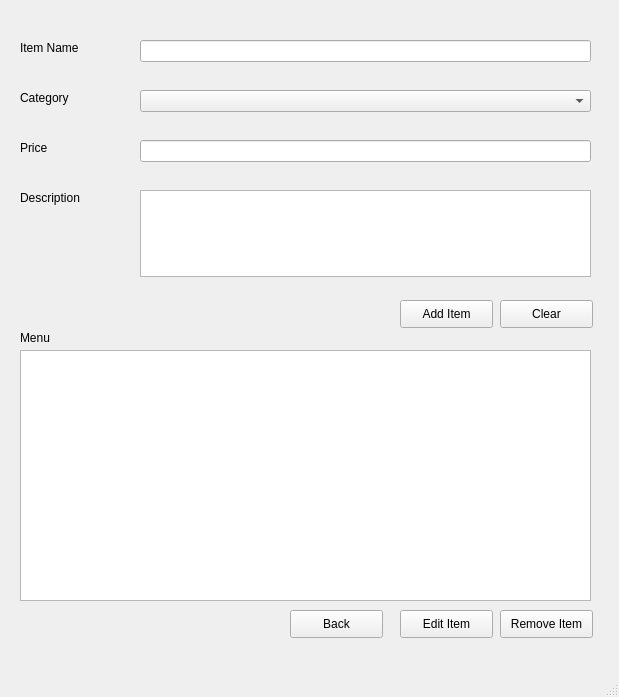
<?xml version="1.0" encoding="UTF-8"?>
<ui version="4.0">
 <class>MainWindow</class>
 <widget class="QMainWindow" name="MainWindow">
  <property name="geometry">
   <rect>
    <x>0</x>
    <y>0</y>
    <width>619</width>
    <height>697</height>
   </rect>
  </property>
  <property name="windowTitle">
   <string>Menu management</string>
  </property>
  <widget class="QWidget" name="centralwidget">
   <widget class="QLabel" name="label">
    <property name="geometry">
     <rect>
      <x>20</x>
      <y>40</y>
      <width>71</width>
      <height>16</height>
     </rect>
    </property>
    <property name="text">
     <string>Item Name</string>
    </property>
   </widget>
   <widget class="QLineEdit" name="lineEdit">
    <property name="geometry">
     <rect>
      <x>140</x>
      <y>40</y>
      <width>451</width>
      <height>22</height>
     </rect>
    </property>
   </widget>
   <widget class="QLabel" name="label_2">
    <property name="geometry">
     <rect>
      <x>20</x>
      <y>90</y>
      <width>55</width>
      <height>16</height>
     </rect>
    </property>
    <property name="text">
     <string>Category</string>
    </property>
   </widget>
   <widget class="QComboBox" name="comboBox">
    <property name="geometry">
     <rect>
      <x>140</x>
      <y>90</y>
      <width>451</width>
      <height>22</height>
     </rect>
    </property>
   </widget>
   <widget class="QLabel" name="label_3">
    <property name="geometry">
     <rect>
      <x>20</x>
      <y>140</y>
      <width>55</width>
      <height>16</height>
     </rect>
    </property>
    <property name="text">
     <string>Price</string>
    </property>
   </widget>
   <widget class="QLineEdit" name="lineEdit_2">
    <property name="geometry">
     <rect>
      <x>140</x>
      <y>140</y>
      <width>451</width>
      <height>22</height>
     </rect>
    </property>
   </widget>
   <widget class="QLabel" name="label_4">
    <property name="geometry">
     <rect>
      <x>20</x>
      <y>190</y>
      <width>71</width>
      <height>16</height>
     </rect>
    </property>
    <property name="text">
     <string>Description</string>
    </property>
   </widget>
   <widget class="QTextEdit" name="textEdit">
    <property name="geometry">
     <rect>
      <x>140</x>
      <y>190</y>
      <width>451</width>
      <height>87</height>
     </rect>
    </property>
   </widget>
   <widget class="QPushButton" name="addItemButton">
    <property name="geometry">
     <rect>
      <x>400</x>
      <y>300</y>
      <width>93</width>
      <height>28</height>
     </rect>
    </property>
    <property name="text">
     <string>Add Item</string>
    </property>
   </widget>
   <widget class="QPushButton" name="clearButton">
    <property name="geometry">
     <rect>
      <x>500</x>
      <y>300</y>
      <width>93</width>
      <height>28</height>
     </rect>
    </property>
    <property name="text">
     <string>Clear</string>
    </property>
   </widget>
   <widget class="QTableWidget" name="tableWidget">
    <property name="geometry">
     <rect>
      <x>20</x>
      <y>350</y>
      <width>571</width>
      <height>251</height>
     </rect>
    </property>
   </widget>
   <widget class="QLabel" name="label_5">
    <property name="geometry">
     <rect>
      <x>20</x>
      <y>330</y>
      <width>55</width>
      <height>16</height>
     </rect>
    </property>
    <property name="text">
     <string>Menu</string>
    </property>
   </widget>
   <widget class="QPushButton" name="editItemButton">
    <property name="geometry">
     <rect>
      <x>400</x>
      <y>610</y>
      <width>93</width>
      <height>28</height>
     </rect>
    </property>
    <property name="text">
     <string>Edit Item</string>
    </property>
   </widget>
   <widget class="QPushButton" name="removeItemButton">
    <property name="geometry">
     <rect>
      <x>500</x>
      <y>610</y>
      <width>93</width>
      <height>28</height>
     </rect>
    </property>
    <property name="text">
     <string>Remove Item</string>
    </property>
   </widget>
   <widget class="QPushButton" name="backButton">
    <property name="geometry">
     <rect>
      <x>290</x>
      <y>610</y>
      <width>93</width>
      <height>28</height>
     </rect>
    </property>
    <property name="text">
     <string>Back</string>
    </property>
   </widget>
  </widget>
  <widget class="QMenuBar" name="menubar">
   <property name="geometry">
    <rect>
     <x>0</x>
     <y>0</y>
     <width>619</width>
     <height>26</height>
    </rect>
   </property>
  </widget>
  <widget class="QStatusBar" name="statusbar"/>
 </widget>
 <resources/>
 <connections/>
</ui>
